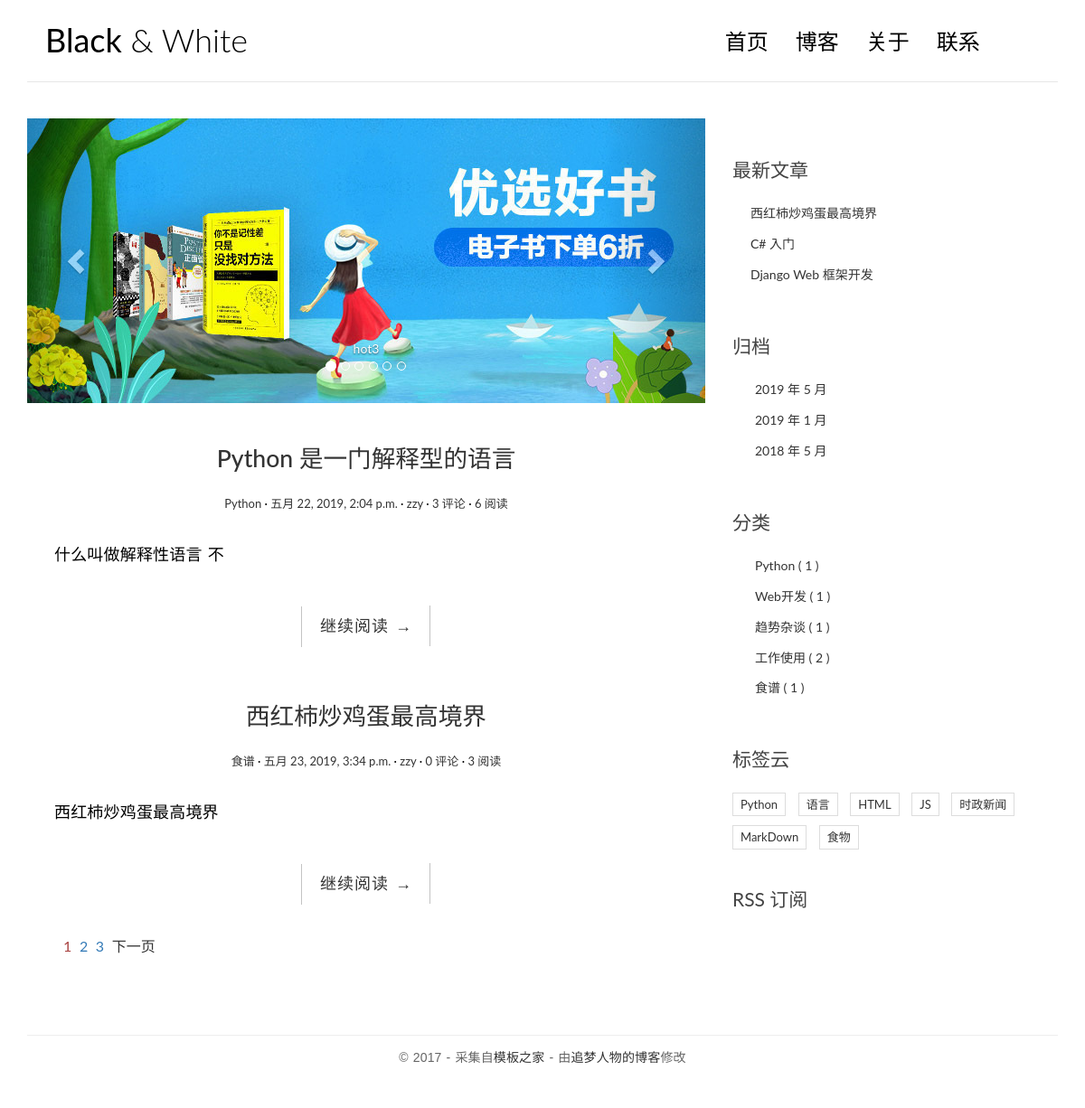
The page / on the database its author committed.
### blog/models.py (models this page shows, shortened)
class Ads(models.Model):
    img = models.ImageField(upload_to="ads",verbose_name="广告图")
    desc = models.CharField(max_length=20, verbose_name="广告描述")
    class Meta():
        verbose_name = "轮播图"
        verbose_name_plural = verbose_name

class Article(models.Model):
    title = models.CharField(max_length=50)
    body = models.TextField()
    create_time = models.DateTimeField(auto_now_add=True)
    update_time = models.DateTimeField(auto_now=True)
    views = models.PositiveIntegerField(default=0)
    category = models.ForeignKey(Category,on_delete=models.CASCADE)
    tags = models.ManyToManyField(Tag)
    auther = models.ForeignKey(User,models.CASCADE)
    class Meta():
        verbose_name = "文章"
        verbose_name_plural = verbose_name

class Category(models.Model):
    title = models.CharField(max_length=30)
    class Meta():
        verbose_name = "分类"
        verbose_name_plural = verbose_name

class Tag(models.Model):
    title = models.CharField(max_length=30)
    class Meta():
        verbose_name = "标签"
        verbose_name_plural = verbose_name

### blog/views.py (the view)
# urls.py: url(r'^$', views.index, name='index'),
def index(request):
    pagenum = request.GET.get("page")
    pagenum = 1 if pagenum==None  else pagenum
    articles = Article.objects.all().order_by("-views")
    paginator = Paginator(articles,2)
    page = paginator.get_page(pagenum)
    page.parms = "/"
    return render(request,'index.html',{"page":page})

### blog/templatetags/extend_fun.py (called while the page is built)
@register.filter(name='myslice')
def myslice(value,length):
    result = value[:length]
    print(result)
    return  result

@register.simple_tag(name='getcategorys')
def getcategorys():
    return Category.objects.all()

@register.simple_tag
def getlatestarticles(num = 3):
    return Article.objects.all().order_by("-create_time")[:num]

@register.simple_tag
def getarchives(num = 3):
    result =  Article.objects.dates("create_time",'month',order="DESC")[:num]
    print(result)
    return result

@register.simple_tag
def gettags():
    return Tag.objects.all()

@register.simple_tag
def getads():
    return Ads.objects.all()

### templates/index.html (shortened to what this page needs)
{% extends 'base.html' %}
{% load extend_fun %}
{% block left %}
<div id="carousel-example-generic" class="carousel slide" data-ride="carousel">
    {% getads as ads %}
    <ol class="carousel-indicators">
        {% for ad in ads %}
            {% if forloop.counter == 1 %}
                <li data-target="#carousel-example-generic" data-slide-to="0" class="active"></li>
            {% else %}
                <li data-target="#carousel-example-generic" data-slide-to="{{ forloop.counter|add:-1 }}"></li>
            {% endif %}
        {% endfor %}
    </ol>
    <div class="carousel-inner" role="listbox">
        {% for ad in ads %}
            {% if forloop.counter == 1 %}
                <div class="item active">
                    <img src="/static/media/{{ ad.img }}" alt="...">
                    <div class="carousel-caption">
                        {{ ad.desc }}
                    </div>
                </div>
            {% endif %}
        {% endfor %}
    </div>
    <a class="left carousel-control" href="#carousel-example-generic" role="button" data-slide="prev">
        <span class="glyphicon glyphicon-chevron-left" aria-hidden="true"></span>
    </a>
    <a class="right carousel-control" href="#carousel-example-generic" role="button" data-slide="next">
        <span class="glyphicon glyphicon-chevron-right" aria-hidden="true"></span>
    </a>
</div>
{% if page %}
{% for article in  page.object_list %}
<article class="post post-{{ article.id }}">
    <header class="entry-header">
        <h1 class="entry-title">
            <a href="{% url 'blog:detail' article.id %}">{{ article.title }}</a>
        </h1>
        <div class="entry-meta">
            <span class="post-category"><a href="#">  {{ article.category.title  }} </a></span>
            <span class="post-date"><a href="#"><time class="entry-date"
                                                      datetime="2012-11-09T23:15:57+00:00">{{ article.create_time }}</time></a></span>
            <span class="post-author"><a href="#"> {{ article.auther.username }} </a></span>
            <span class="comments-link"><a href="#">{{ article.comment_set.count }} 评论</a></span>
            <span class="views-count"><a href="#">{{ article.views }} 阅读</a></span>
        </div>
    </header>
    <div class="entry-content clearfix">
        <p>
            {{ article.body|myslice:20 }}
        </p>
        <div class="read-more cl-effect-14">
            <a href="{% url 'blog:detail' article.id %}" class="more-link">继续阅读 <span class="meta-nav">→</span></a>
        </div>
    </div>
</article>
{% empty %}
<li>没有文章对象</li>
{% endfor %}
{% else %}
没有文章信息
{% endif %}
<div class="pagination">
    <ul>
        {% for num in page.paginator.page_range %}
        {% if num == page.number %}
        <li><a class="text-danger" href="{{ page.parms }}?page={{num}}"> {{ num }} </a></li>
        {% else %}
        <li><a class="text-primary" href="{{ page.parms }}?page={{num}}"> {{ num }} </a></li>
        {% endif %}
        {% endfor %}
        {% if page.has_next %}
        <li><a href="{{ page.parms }}?page={{page.next_page_number}}">下一页</a></li>
        {% endif %}
    </ul>
</div>
{% endblock %}

### templates/base.html (shortened to what this page needs)
{% load extend_fun %}
<!DOCTYPE html>
<html lang="en">
<head>
    <link rel="stylesheet" href="/static/css/bootstrap.min.css">
    <link rel="stylesheet" href="http://code.ionicframework.com/ionicons/2.0.1/css/ionicons.min.css">
    <link rel="stylesheet" href="/static/css/pace.css">
    <link rel="stylesheet" href="/static/css/custom.css">
</head>
<body id="page">
<div class="container">
    <header id="site-header">
        <div class="row">
            <div class="col-md-4 col-sm-5 col-xs-8">
                <div class="logo">
                    <h1><a href="/"><b>Black</b> &amp; White</a></h1>
                </div>
            </div>
            <div class="col-md-8 col-sm-7 col-xs-4">
                <nav class="main-nav" role="navigation">
                    <div class="collapse navbar-collapse" id="bs-example-navbar-collapse-1">
                        <ul class="nav navbar-nav navbar-right">
                            <li class="cl-effect-11"><a href="/" data-hover="首页">首页</a></li>
                            <li class="cl-effect-11"><a href="full-width.html" data-hover="博客">博客</a></li>
                            <li class="cl-effect-11"><a href="about.html" data-hover="关于">关于</a></li>
                            <li class="cl-effect-11"><a href="{% url 'blog:contactus' %}" data-hover="联系">联系</a></li>
                        </ul>
                    </div>
                </nav>
            </div>
        </div>
    </header>
</div>
<div class="content-body">
    <div class="container">
        <div class="row">
            <main class="col-md-8">
                {% block left %}
                {% endblock %}
            </main>
            <aside class="col-md-4">
                <div class="widget widget-recent-posts">
                    <h3 class="widget-title">最新文章</h3>
                    <ul>
                        {% getlatestarticles as latestarticles %}
                        {% for article in  latestarticles %}
                            <li><a href="{% url 'blog:detail' article.id %}">{{ article.title }}</a> </li>
                        {% empty %}
                            <li>最近文章</li>
                        {% endfor %}
                    </ul>
                </div>
                <div class="widget widget-archives">
                    <h3 class="widget-title">归档</h3>
                    <ul>
                        {% getarchives as archives %}
                        {% for archive in archives %}
                            <li><a href="{% url 'blog:archives' archive.year archive.month  %}">{{ archive.year }} 年 {{ archive.month }} 月</a></li>
                        {% empty %}
                            <li>没有对象</li>
                        {% endfor %}
                    </ul>
                </div>
                <div class="widget widget-category">
                    <h3 class="widget-title">分类</h3>
                    <ul>
                        {% getcategorys  as categorys  %}
                        {% for category in categorys %}
                            <li><a href="{% url 'blog:category' category.id %}"> {{ category.title }} <span class="post-count">( {{ category.article_set.count }} )</span>   </a></li>
                        {% endfor %}
                    </ul>
                </div>
                <div class="widget widget-tag-cloud">
                    <h3 class="widget-title">标签云</h3>
                    <ul>
                        {% gettags as tags %}
                        {% for tag in tags %}
                         <li>
                            <a href="{% url 'blog:tag' tag.id %}">{{ tag.title }}</a>
                        </li>
                        {% empty %}
                            <li>没有标签</li>
                        {% endfor %}
                    </ul>
                </div>
                <div class="rss">
                    <a href="{% url 'blog:rss' %}"> RSS 订阅</a>
                </div>
            </aside>
        </div>
    </div>
</div>
<footer id="site-footer">
    <div class="container">
        <div class="row">
            <div class="col-md-12">
                <p class="copyright">&copy 2017 - 采集自<a href="http://www.cssmoban.com/"
                                                        target="_blank" title="模板之家">模板之家</a>
                    - 由<a href="http://zmrenwu.com/" title="网页模板" target="_blank">追梦人物的博客</a>修改
                </p>
            </div>
        </div>
    </div>
</footer>
</body>
</html>

### static/css/custom.css (style rules this page uses)
* { outline: none; }
h1, h2, h3, h4, h5, h6 { margin-top: 0; }
b { font-weight: 400; }
a { color: #333; }
body { color: #444; font-family: 'Lato', sans-serif; }
p { font-family: 'Ubuntu', sans-serif; font-weight: 400; word-spacing: 1px; letter-spacing: 0.01em; }
#single p, #page p { margin-bottom: 25px; }
img { max-width: 100%; }
#site-header { background-color: #FFF; padding: 25px 20px; margin-bottom: 40px; border-bottom: 1px solid #e7e7e7; }
.logo h1 a { color: #000; }
.logo h1 { margin: 0; font-family: 'Lato', sans-serif; font-weight: 300; }
.main-nav { margin-top: 11px; max-width: 95%; }
.main-nav a { color: #000000 !important; padding: 0 0 5px 0 !important; margin-right: 30px; font-family: 'Lato', sans-serif; font-weight: 300; font-size: 24px; }
.cl-effect-11 a { padding: 10px 0; color: #0972b4; text-shadow: none; }
.cl-effect-11 a::before { position: absolute; top: 0; left: 0; overflow: hidden; padding: 0 0 5px 0 !important; max-width: 0; border-bottom: 1px solid #000; color: #000; content: attr(data-hover); white-space: nowrap; -webkit-transition: max-width 0.5s; -moz-transition: max-width 0.5s; transition: max-width 0.5s; }
.content-body { padding-bottom: 4em; }
.post { background: #fff; padding: 30px 30px 0; }
.entry-title { text-align: center; font-size: 1.9em; margin-bottom: 20px; line-height: 1.6; padding: 10px 20px 0; }
.entry-meta { text-align: center; color: #DDDDDD; font-size: 13px; margin-bottom: 30px; }
.entry-content { font-size: 18px; line-height: 1.9; font-weight: 300; color: #000; }
.post-category::after, .post-date::after, .post-author::after, .comments-link::after { content: ' ·'; color: #000; }
.read-more { font-family: 'Ubuntu', sans-serif; font-weight: 400; word-spacing: 1px; letter-spacing: 0.01em; text-align: center; margin-top: 20px; }
.cl-effect-14 a { padding: 0 20px; height: 45px; line-height: 45px; position: relative; display: inline-block; margin: 15px 25px; letter-spacing: 1px; font-weight: 400; text-shadow: 0 0 1px rgba(255, 255, 255, 0.3); }
.cl-effect-14 a::before, .cl-effect-14 a::after { position: absolute; width: 45px; height: 1px; background: #C3C3C3; content: ''; -webkit-transition: all 0.3s; -moz-transition: all 0.3s; transition: all 0.3s; pointer-events: none; }
.cl-effect-14 a::before { top: 0; left: 0; -webkit-transform: rotate(90deg); -moz-transform: rotate(90deg); transform: rotate(90deg); -webkit-transform-origin: 0 0; -moz-transform-origin: 0 0; transform-origin: 0 0; }
.cl-effect-14 a::after { right: 0; bottom: 0; -webkit-transform: rotate(90deg); -moz-transform: rotate(90deg); transform: rotate(90deg); -webkit-transform-origin: 100% 0; -moz-transform-origin: 100% 0; transform-origin: 100% 0; }
.widget { background: #fff; padding: 30px 0 0; }
.widget-title { font-size: 1.5em; margin-bottom: 20px; line-height: 1.6; padding: 10px 0 0; font-weight: 400; }
.widget-recent-posts ul { padding: 0; margin: 0; padding-left: 20px; }
.widget-recent-posts ul li { list-style-type: none; position: relative; line-height: 170%; margin-bottom: 10px; }
.widget-recent-posts ul li::before { content: '\f3d3'; font-family: "Ionicons"; position: absolute; left: -17px; top: 3px; font-size: 16px; color: #000; }
.widget-archives ul { padding: 0; margin: 0; padding-left: 25px; }
.widget-archives ul li { list-style-type: none; position: relative; line-height: 170%; margin-bottom: 10px; }
.widget-archives ul li::before { content: '\f3f3'; font-family: "Ionicons"; position: absolute; left: -25px; top: 1px; font-size: 16px; color: #000; }
.widget-category ul { padding: 0; margin: 0; padding-left: 25px; }
.widget-category ul li { list-style-type: none; position: relative; line-height: 170%; margin-bottom: 10px; }
.widget-category ul li::before { content: '\f3fe'; font-family: "Ionicons"; position: absolute; left: -25px; top: 1px; font-size: 18px; color: #000; }
.widget-tag-cloud ul { padding: 0; margin: 0; margin-right: -10px; }
.widget-tag-cloud ul li { list-style-type: none; font-size: 13px; display: inline-block; margin-right: 10px; margin-bottom: 10px; padding: 3px 8px; border: 1px solid #ddd; }
.rss { font-size: 21px; margin-top: 30px; }
.rss a { color: #444; }
#site-footer { padding-top: 10px; padding: 0 0 1.5em 0; }
.copyright { text-align: center; padding-top: 1em; margin: 0; border-top: 1px solid #eee; color: #666; }
.pagination ul { list-style: none; }
.pagination ul li { display: inline-block; font-size: 16px; margin-right: 5px; }

### rows shown on the page
Ads: img (picture), desc "hot3"
Article: title "Python 是一门解释型的语言", category "Python", create_time "五月 22, 2019, 2:04 p.m.", auther.username "zzy", comment_set.count "3", views "6", body|myslice "什么叫做解释性语言 不"
Article: title "西红柿炒鸡蛋最高境界", category "食谱", create_time "五月 23, 2019, 3:34 p.m.", auther.username "zzy", comment_set.count "0", views "3", body|myslice "西红柿炒鸡蛋最高境界"
Article: title "C# 入门"
Article: title "Django Web 框架开发"
Category: title "Python", article_set.count "1"
Category: title "Web开发", article_set.count "1"
Category: title "趋势杂谈", article_set.count "1"
Category: title "工作使用", article_set.count "2"
Category: title "食谱", article_set.count "1"
Tag: title "Python"
Tag: title "语言"
Tag: title "HTML"
Tag: title "JS"
Tag: title "时政新闻"
Tag: title "MarkDown"
Tag: title "食物"

### other values the page prints
{{ num }} "1"
{{ num }} "2" "3"
{{ archive.year }} "2019" "2019" "2018"
{{ archive.month }} "5" "1" "5"
